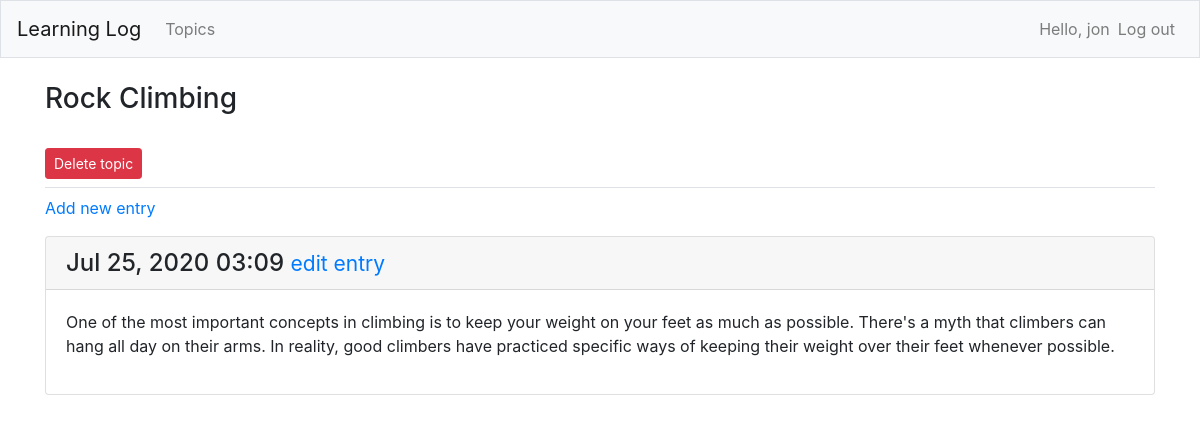
/topics/2/ (signed in), run on the app's committed database.
### learning_logs/models.py (models this page shows, shortened)
class Topic(models.Model):
    text = models.CharField(max_length=200)
    date_added = models.DateTimeField(auto_now_add=True)
    owner = models.ForeignKey(User, on_delete=models.CASCADE)
    def __str__(self):
        return self.text

class Entry(models.Model):
    topic = models.ForeignKey(Topic, on_delete=models.CASCADE)
    text = models.TextField()
    date_added = models.DateTimeField(auto_now_add=True)
    class Meta:
        verbose_name_plural = 'entries'

### learning_logs/views.py (the view)
# urls.py: path('topics/<int:topic_id>/', views.topic, name='topic'),
@login_required
def topic(request, topic_id):
    topic = Topic.objects.get(id=topic_id)
    check_topic_owner(request, topic)
    entries = topic.entry_set.order_by('-date_added')
    context = {'topic': topic, 'entries': entries}
    return render(request, 'learning_logs/topic.html', context)

### learning_logs/views.py (called while the page is built)
def check_topic_owner(request, topic):
    if topic.owner != request.user:
        raise Http404

### learning_logs/templates/learning_logs/topic.html
{% extends "learning_logs/base.html" %}
{% block page_header %}
    <h3>{{ topic }}</h3>
    <a class="btn btn-danger btn-sm mt-4" role="button"
        href="{% url 'learning_logs:delete_topic' topic.id %}">Delete topic
    </a>
{% endblock page_header %}
{% block content %}
    <p>
        <a href="{% url 'learning_logs:new_entry' topic.id %}">Add new entry</a>
    </p>
    {% for entry in entries %}
        <div class="card mb-3">
            <h4 class="card-header">
                {{ entry.date_added|date:'M d, Y H:i' }}
                <small><a href="{% url 'learning_logs:edit_entry' entry.id %}">
                    edit entry</a></small>
            </h4>
            <div class="card-body">
                {{ entry.text|linebreaks }}
            </div>
        </div>
    {% empty %}
        <p>There are no entries for this topic yet.</p>
    {% endfor %}
{% endblock content %}

### learning_logs/templates/learning_logs/base.html (shortened to what this page needs)
{% load bootstrap4 %}
<!doctype html>
<html lang="en">
    <head>
            {% bootstrap_css %}
    </head>
    <body>
        <nav class="navbar navbar-expand-md navbar-light bg-light mb-4 border">
            <a class="navbar-brand" href="{% url 'learning_logs:index' %}">
                Learning Log</a>
            <div class="collapse navbar-collapse" id="navbarCollapse">
                <ul class="navbar-nav mr-auto">
                    <li class="nav-item">
                        <a class="nav-link" href="{% url 'learning_logs:topics' %}">
                            Topics</a></li>
                </ul>
                <ul class="navbar-nav ml-auto">
                    {% if user.is_authenticated %}
                        <li class="nav-item">
                            <span class="navbar-text">Hello, {{ user.username }}</span>
                        </li>
                        <li class="nav-item">
                            <a class="nav-link" href="{% url 'users:logout' %}">Log out</a>
                        </li>
                    {% else %}
                        <li class="nav-item">
                            <a class="nav-link" href="{% url 'users:register' %}">Register</a>
                        </li>
                        <li class="nav-item">
                            <a class="nav-link" href="{% url 'users:login' %}">Log in</a></li>
                    {% endif %}
                </ul>
            </div>
        </nav>
        <main role="main" class="container">
            <div class="pb-2 mb-2 border-bottom">
                {% block page_header %}{% endblock page_header %}
            </div>
            <div>
                {% block content %}{% endblock content %}
            </div>
        </main>
    </body>
</html>

### data on the page
Topic: text "Rock Climbing"
Entry: date_added "Jul 25, 2020 03:09", text "One of the most important concepts in climbing is to keep your weight on your feet as much as possible. There's a myth that climbers can hang all day on their arms. In reality, good climbers have practiced specific ways of keeping their weight over their feet whenever possible."

### other printed values
{{ user.username }} "jon"
